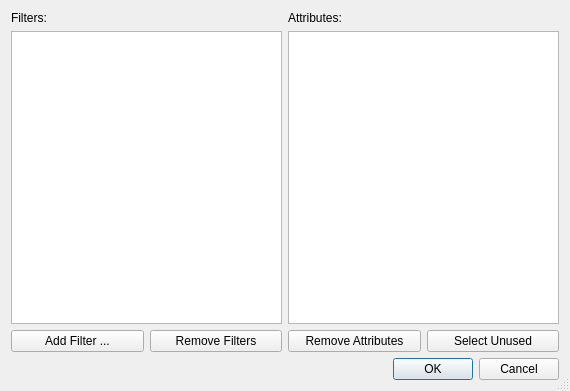
<?xml version="1.0" encoding="UTF-8"?>
<ui version="4.0">
 <class>QtHelpFiltersDialog</class>
 <widget class="QDialog" name="QtHelpFiltersDialog">
  <property name="geometry">
   <rect>
    <x>0</x>
    <y>0</y>
    <width>570</width>
    <height>391</height>
   </rect>
  </property>
  <property name="windowTitle">
   <string>Manage QtHelp Filters</string>
  </property>
  <property name="sizeGripEnabled">
   <bool>true</bool>
  </property>
  <layout class="QVBoxLayout" name="verticalLayout">
   <item>
    <layout class="QGridLayout" name="gridLayout">
     <item row="0" column="0" colspan="2">
      <widget class="QLabel" name="label">
       <property name="text">
        <string>Filters:</string>
       </property>
      </widget>
     </item>
     <item row="0" column="2" colspan="2">
      <widget class="QLabel" name="label_2">
       <property name="text">
        <string>Attributes:</string>
       </property>
      </widget>
     </item>
     <item row="1" column="0" colspan="2">
      <widget class="QListWidget" name="filtersList">
       <property name="alternatingRowColors">
        <bool>true</bool>
       </property>
       <property name="selectionMode">
        <enum>QAbstractItemView::ExtendedSelection</enum>
       </property>
       <property name="sortingEnabled">
        <bool>true</bool>
       </property>
      </widget>
     </item>
     <item row="1" column="2" colspan="2">
      <widget class="QTreeWidget" name="attributesList">
       <property name="alternatingRowColors">
        <bool>true</bool>
       </property>
       <property name="selectionMode">
        <enum>QAbstractItemView::ExtendedSelection</enum>
       </property>
       <property name="rootIsDecorated">
        <bool>false</bool>
       </property>
       <property name="sortingEnabled">
        <bool>true</bool>
       </property>
       <property name="headerHidden">
        <bool>true</bool>
       </property>
       <column>
        <property name="text">
         <string>1</string>
        </property>
       </column>
      </widget>
     </item>
     <item row="2" column="0">
      <widget class="QPushButton" name="addButton">
       <property name="toolTip">
        <string>Press to add a new filter</string>
       </property>
       <property name="text">
        <string>Add Filter ...</string>
       </property>
      </widget>
     </item>
     <item row="2" column="1">
      <widget class="QPushButton" name="removeButton">
       <property name="toolTip">
        <string>Press to remove the selected filters</string>
       </property>
       <property name="text">
        <string>Remove Filters</string>
       </property>
      </widget>
     </item>
     <item row="2" column="2">
      <widget class="QPushButton" name="removeAttributeButton">
       <property name="toolTip">
        <string>Press to remove the selected attributes</string>
       </property>
       <property name="text">
        <string>Remove Attributes</string>
       </property>
      </widget>
     </item>
     <item row="2" column="3">
      <widget class="QPushButton" name="unusedAttributesButton">
       <property name="statusTip">
        <string>Press to select all unused attributes</string>
       </property>
       <property name="text">
        <string>Select Unused</string>
       </property>
      </widget>
     </item>
    </layout>
   </item>
   <item>
    <widget class="QDialogButtonBox" name="buttonBox">
     <property name="orientation">
      <enum>Qt::Horizontal</enum>
     </property>
     <property name="standardButtons">
      <set>QDialogButtonBox::Cancel|QDialogButtonBox::Ok</set>
     </property>
    </widget>
   </item>
  </layout>
 </widget>
 <tabstops>
  <tabstop>filtersList</tabstop>
  <tabstop>addButton</tabstop>
  <tabstop>removeButton</tabstop>
  <tabstop>attributesList</tabstop>
  <tabstop>removeAttributeButton</tabstop>
  <tabstop>unusedAttributesButton</tabstop>
  <tabstop>buttonBox</tabstop>
 </tabstops>
 <resources/>
 <connections>
  <connection>
   <sender>buttonBox</sender>
   <signal>rejected()</signal>
   <receiver>QtHelpFiltersDialog</receiver>
   <slot>reject()</slot>
   <hints>
    <hint type="sourcelabel">
     <x>320</x>
     <y>386</y>
    </hint>
    <hint type="destinationlabel">
     <x>286</x>
     <y>274</y>
    </hint>
   </hints>
  </connection>
 </connections>
</ui>
